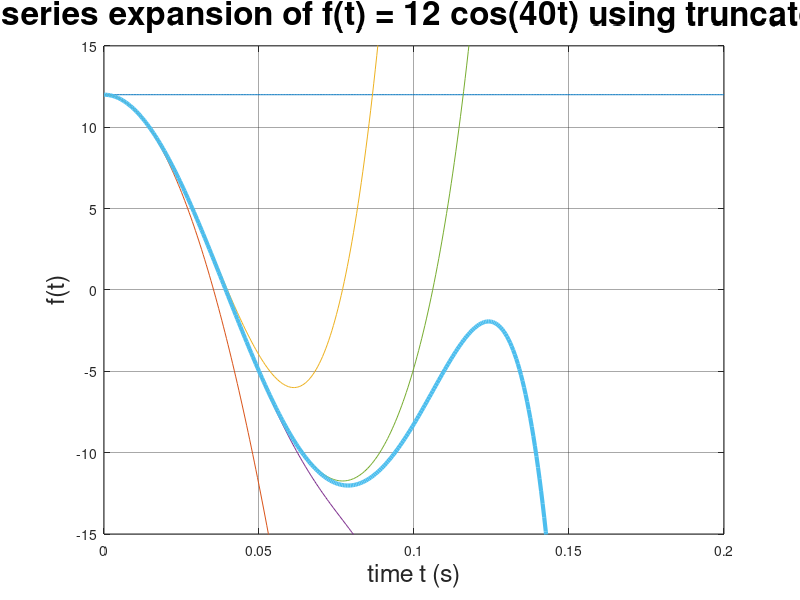

Recreate this plot in MATLAB.
% Khushkumar Jajoo
% 10/31/2021
% ECE 202 Fall 2021
% Project 1: Power Series expansion of A cos(wt)
% Phase 1: Approximating f(t) = 12 cos(40t) using truncated sums
% upto six non zero terms, getting to work something quickly

clear
clf
format shortG

t = linspace(0, 0.2, 401); % creating a time array to plot, in s

% f = 12*cos(40*t) target function to plot

n = 0:2:10; % first non zero six terms indices in series (only even terms)


a = 12*(-1).^(n/2).*40.^n ./ factorial(n)  % the general expression from 
                                            % handwork


%----------- Creating plotting functions----------
f1 = a(1)*t.^n(1); % first non zero term
f2 = f1 + a(2)*t.^n(2); % sum of first and second non zero term
f3 = f2 + a(3)*t.^n(3); % sum of first three non zero terms
f4 = f3 + a(4)*t.^n(4); % sum of first four non zero terms
f5 = f4 + a(5)*t.^n(5); % sum of first five non zero terms
f6 = f5 + a(6)*t.^n(6); % sum of first six non zero terms


%-------------- plotting the graph---------------
plot(t,f1,t,f2,t,f3,t,f4,t,f5,t,f6...
     , "Linewidth", 3);
ylim([-15,15])
xlabel("time t (s)", "Fontsize", 18)
ylabel("f(t)", "Fontsize", 18)
title(["ECE 202, Project-1, Phase 1, Power series "...
       "expansion of f(t) = 12 cos(40t) using truncated"...
       "sums up to first six non-zero terms"], "Fontsize", 24)
grid on 
set (gca,"GridAlpha",0.4)